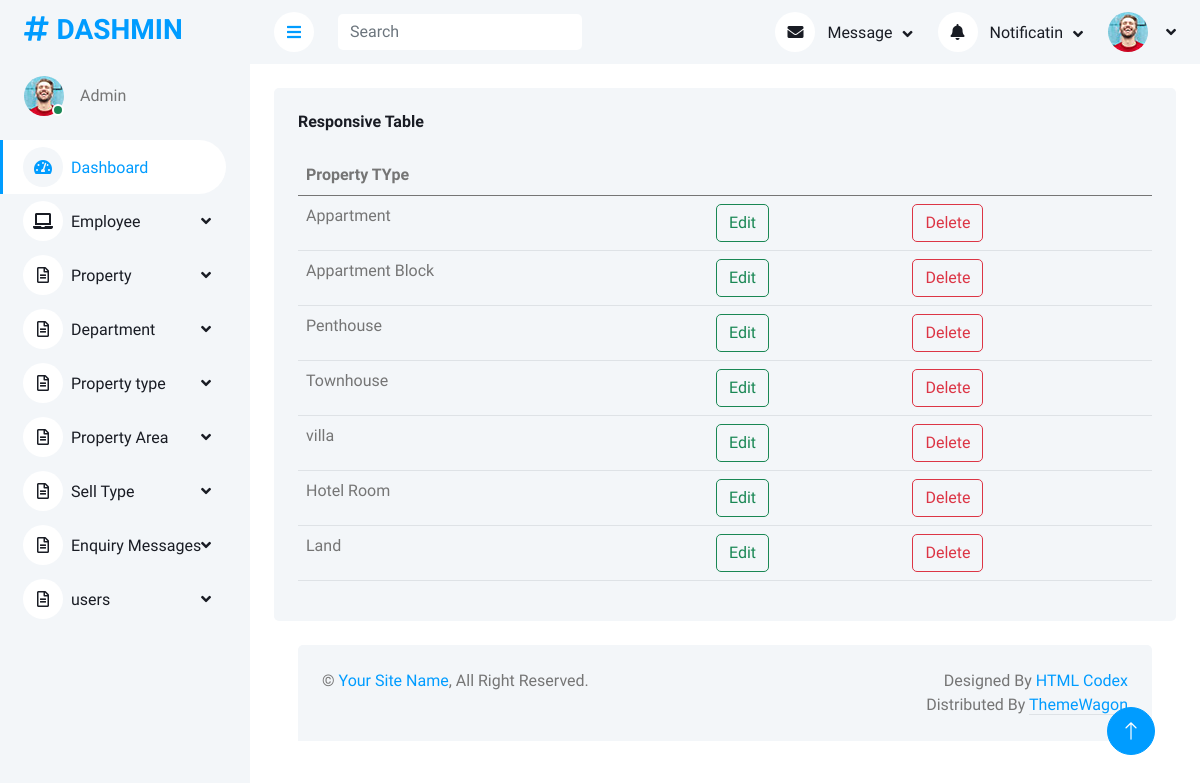
Screenshot of /MainApp/displaypropertytype/ with the database file from the repository.
### MainApp/models.py (models this page shows)
class propertytypedb(models.Model):
    ptname=models.CharField(max_length=50,null=True,blank=True)

### MainApp/views.py (the view)
# urls.py: path('displaypropertytype/',views.displaypropertytype,name="displaypropertytype"),
def displaypropertytype(request):
    data=propertytypedb.objects.all()
    return render(request,"displaypropertytype.html",{'data':data})

### MainApp/templates/displaypropertytype.html (shortened to what this page needs)
<!DOCTYPE html>
{% extends 'index.html' %}
{% block content %}
<html lang="en">
<head>
</head>
<body>
<div class="bg-light rounded h-100 p-4">
                            <h6 class="mb-4">Responsive Table</h6>
                            <div class="table-responsive">
                                <table class="table">
                                    <thead>
                                       <tr>
                                       <th scope="col">Property TYpe</th>
                                           <th></th>
                                           <th></th>
                                    </tr>
                                    </thead>
                                    <tbody>
                                 {% for i in data %}
                                    <tr>
                                        <td>{{i.ptname}}</td>
                                        <td> <form action="{% url 'editpropertytype' dataid=i.id %}">
                                            <button  class="btn btn-outline-success " >Edit</button>
                                        </form>
                                        </td>
                                        <td>
                                            <form action="{% url 'deletepropertytype' dataid=i.id %}">
                                                <button  class="btn btn-outline-danger " >Delete</button>
                                            </form>
                                        </td>
                                    </tr>
                                {% endfor %}
                                    </tbody>
                                </table>
                            </div>
                        </div>
</body>
</html>
{% endblock %}

### MainApp/static/css/style.css (style rules this page uses)
:root { --primary: #009CFF; --light: #F3F6F9; --dark: #191C24; }
.btn { transition: .5s; }

### rows the page displays
propertytypedb: ptname "Appartment"
propertytypedb: ptname "Appartment Block"
propertytypedb: ptname "Penthouse"
propertytypedb: ptname "Townhouse"
propertytypedb: ptname "villa"
propertytypedb: ptname "Hotel Room"
propertytypedb: ptname "Land"
